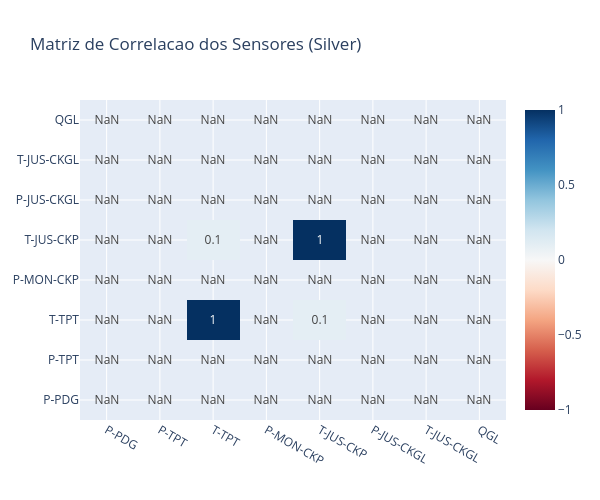

Notebook code for this chart:
### Markdown cell above
---
## 3. Heatmap de Correlacao dos Sensores

### Code cell
if not df_silver.empty:
    sensor_cols = [c for c in SENSOR_COLUMNS if c in df_silver.columns]
    sample = df_silver[sensor_cols].sample(min(10000, len(df_silver)), random_state=42)
    corr = sample.corr().round(3)

    fig = go.Figure(go.Heatmap(
        z=corr.values,
        x=corr.columns,
        y=corr.index,
        colorscale='RdBu',
        zmid=0,
        text=corr.values.round(2),
        texttemplate='%{text}',
        hovertemplate='%{y} x %{x}<br>Correlacao: %{z:.3f}<extra></extra>'
    ))
    fig.update_layout(
        title='Matriz de Correlacao dos Sensores (Silver)',
        height=500,
        width=600
    )
    fig.show()

    print('Pares com |correlacao| > 0.7:')
    for i in range(len(corr)):
        for j in range(i+1, len(corr)):
            v = corr.iloc[i, j]
            if abs(v) > 0.7:
                print(f'  {corr.columns[i]} <-> {corr.index[j]}: {v:.3f}')

### Figure 1 — Plotly figure (JSON) as saved in the notebook; plotly's stock layout.template omitted (floating-point values rounded to 4 significant figures)
{"data": [{"colorscale": [[0, "rgb(103,0,31)"], [0.1, "rgb(178,24,43)"], [0.2, "rgb(214,96,77)"], [0.3, "rgb(244,165,130)"], [0.4, "rgb(253,219,199)"], [0.5, "rgb(247,247,247)"], [0.6, "rgb(209,229,240)"], [0.7, "rgb(146,197,222)"], [0.8, "rgb(67,147,195)"], [0.9, "rgb(33,102,172)"], [1, "rgb(5,48,97)"]], "hovertemplate": "%{y} x %{x}<br>Correlacao: %{z:.3f}<extra></extra>", "text": [[NaN, NaN, NaN, NaN, NaN, NaN, NaN, NaN], [NaN, NaN, NaN, NaN, NaN, NaN, NaN, NaN], [NaN, NaN, 1.0, NaN, 0.1, NaN, NaN, NaN], [NaN, NaN, NaN, NaN, NaN, NaN, NaN, NaN], [NaN, NaN, 0.1, NaN, 1.0, NaN, NaN, NaN], [NaN, NaN, NaN, NaN, NaN, NaN, NaN, NaN], [NaN, NaN, NaN, NaN, NaN, NaN, NaN, NaN], [NaN, NaN, NaN, NaN, NaN, NaN, NaN, NaN]], "texttemplate": "%{text}", "type": "heatmap", "x": ["P-PDG", "P-TPT", "T-TPT", "P-MON-CKP", "T-JUS-CKP", "P-JUS-CKGL", "T-JUS-CKGL", "QGL"], "y": ["P-PDG", "P-TPT", "T-TPT", "P-MON-CKP", "T-JUS-CKP", "P-JUS-CKGL", "T-JUS-CKGL", "QGL"], "z": [[NaN, NaN, NaN, NaN, NaN, NaN, NaN, NaN], [NaN, NaN, NaN, NaN, NaN, NaN, NaN, NaN], [NaN, NaN, 1.0, NaN, 0.099, NaN, NaN, NaN], [NaN, NaN, NaN, NaN, NaN, NaN, NaN, NaN], [NaN, NaN, 0.099, NaN, 1.0, NaN, NaN, NaN], [NaN, NaN, NaN, NaN, NaN, NaN, NaN, NaN], [NaN, NaN, NaN, NaN, NaN, NaN, NaN, NaN], [NaN, NaN, NaN, NaN, NaN, NaN, NaN, NaN]], "zmid": 0}], "layout": {"height": 500, "title": {"text": "Matriz de Correlacao dos Sensores (Silver)"}, "width": 600}}
